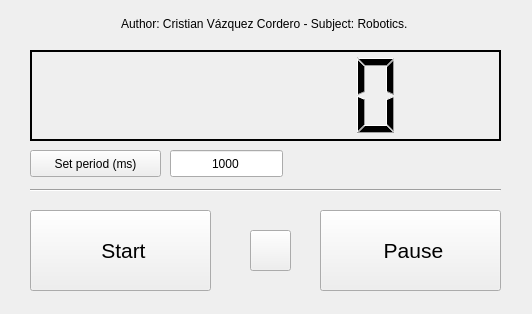
<?xml version="1.0" encoding="UTF-8"?>
<ui version="4.0">
 <class>ContadordeCristian</class>
 <widget class="QWidget" name="ContadordeCristian">
  <property name="geometry">
   <rect>
    <x>0</x>
    <y>0</y>
    <width>532</width>
    <height>314</height>
   </rect>
  </property>
  <property name="windowTitle">
   <string>Cristian's Counter</string>
  </property>
  <widget class="QPushButton" name="buttonPause">
   <property name="geometry">
    <rect>
     <x>320</x>
     <y>210</y>
     <width>181</width>
     <height>81</height>
    </rect>
   </property>
   <property name="font">
    <font>
     <pointsize>16</pointsize>
    </font>
   </property>
   <property name="toolTip">
    <string>Pause counter</string>
   </property>
   <property name="text">
    <string> Pause</string>
   </property>
   <property name="icon">
    <iconset>
     <normaloff>pause.png</normaloff>pause.png</iconset>
   </property>
   <property name="iconSize">
    <size>
     <width>40</width>
     <height>40</height>
    </size>
   </property>
  </widget>
  <widget class="QLCDNumber" name="lcdNumber">
   <property name="geometry">
    <rect>
     <x>30</x>
     <y>50</y>
     <width>471</width>
     <height>91</height>
    </rect>
   </property>
   <property name="font">
    <font>
     <pointsize>12</pointsize>
    </font>
   </property>
   <property name="frameShape">
    <enum>QFrame::Box</enum>
   </property>
   <property name="frameShadow">
    <enum>QFrame::Plain</enum>
   </property>
   <property name="lineWidth">
    <number>2</number>
   </property>
   <property name="smallDecimalPoint">
    <bool>false</bool>
   </property>
   <property name="numDigits">
    <number>6</number>
   </property>
   <property name="digitCount">
    <number>6</number>
   </property>
   <property name="segmentStyle">
    <enum>QLCDNumber::Filled</enum>
   </property>
  </widget>
  <widget class="QPushButton" name="buttonStart">
   <property name="geometry">
    <rect>
     <x>30</x>
     <y>210</y>
     <width>181</width>
     <height>81</height>
    </rect>
   </property>
   <property name="font">
    <font>
     <pointsize>16</pointsize>
    </font>
   </property>
   <property name="toolTip">
    <string>Start counting</string>
   </property>
   <property name="text">
    <string> Start</string>
   </property>
   <property name="icon">
    <iconset>
     <normaloff>start.png</normaloff>start.png</iconset>
   </property>
   <property name="iconSize">
    <size>
     <width>40</width>
     <height>40</height>
    </size>
   </property>
  </widget>
  <widget class="QPushButton" name="buttonSetPeriod">
   <property name="geometry">
    <rect>
     <x>30</x>
     <y>150</y>
     <width>131</width>
     <height>27</height>
    </rect>
   </property>
   <property name="toolTip">
    <string>Set period (millis)</string>
   </property>
   <property name="text">
    <string>Set period (ms)</string>
   </property>
  </widget>
  <widget class="QLineEdit" name="linePeriod">
   <property name="geometry">
    <rect>
     <x>170</x>
     <y>150</y>
     <width>113</width>
     <height>27</height>
    </rect>
   </property>
   <property name="text">
    <string>1000</string>
   </property>
   <property name="alignment">
    <set>Qt::AlignCenter</set>
   </property>
   <property name="dragEnabled">
    <bool>true</bool>
   </property>
  </widget>
  <widget class="Line" name="line">
   <property name="geometry">
    <rect>
     <x>30</x>
     <y>180</y>
     <width>471</width>
     <height>20</height>
    </rect>
   </property>
   <property name="orientation">
    <enum>Qt::Horizontal</enum>
   </property>
  </widget>
  <widget class="QLineEdit" name="lineEdit">
   <property name="geometry">
    <rect>
     <x>30</x>
     <y>10</y>
     <width>471</width>
     <height>27</height>
    </rect>
   </property>
   <property name="autoFillBackground">
    <bool>false</bool>
   </property>
   <property name="styleSheet">
    <string notr="true">background-color: rgba(0, 0,0,0);</string>
   </property>
   <property name="text">
    <string>Author: Cristian Vázquez Cordero - Subject: Robotics.</string>
   </property>
   <property name="frame">
    <bool>false</bool>
   </property>
   <property name="alignment">
    <set>Qt::AlignCenter</set>
   </property>
  </widget>
  <widget class="QLineEdit" name="lineError">
   <property name="geometry">
    <rect>
     <x>330</x>
     <y>150</y>
     <width>191</width>
     <height>27</height>
    </rect>
   </property>
   <property name="font">
    <font>
     <weight>75</weight>
     <bold>true</bold>
    </font>
   </property>
   <property name="autoFillBackground">
    <bool>false</bool>
   </property>
   <property name="styleSheet">
    <string notr="true">background-color: rgba(0, 0,0,0);color: red;</string>
   </property>
   <property name="text">
    <string/>
   </property>
   <property name="frame">
    <bool>false</bool>
   </property>
   <property name="alignment">
    <set>Qt::AlignCenter</set>
   </property>
  </widget>
  <widget class="QLineEdit" name="lineOk">
   <property name="geometry">
    <rect>
     <x>330</x>
     <y>150</y>
     <width>191</width>
     <height>27</height>
    </rect>
   </property>
   <property name="font">
    <font>
     <weight>75</weight>
     <bold>true</bold>
    </font>
   </property>
   <property name="autoFillBackground">
    <bool>false</bool>
   </property>
   <property name="styleSheet">
    <string notr="true">background-color: rgba(0, 0,0,0);color: green;</string>
   </property>
   <property name="text">
    <string/>
   </property>
   <property name="frame">
    <bool>false</bool>
   </property>
   <property name="alignment">
    <set>Qt::AlignCenter</set>
   </property>
  </widget>
  <widget class="QPushButton" name="buttonRestart">
   <property name="geometry">
    <rect>
     <x>250</x>
     <y>230</y>
     <width>41</width>
     <height>41</height>
    </rect>
   </property>
   <property name="font">
    <font>
     <pointsize>16</pointsize>
    </font>
   </property>
   <property name="toolTip">
    <string>Restart counter</string>
   </property>
   <property name="text">
    <string/>
   </property>
   <property name="icon">
    <iconset>
     <normaloff>restart.png</normaloff>restart.png</iconset>
   </property>
   <property name="iconSize">
    <size>
     <width>25</width>
     <height>25</height>
    </size>
   </property>
  </widget>
 </widget>
 <resources/>
 <connections/>
</ui>
